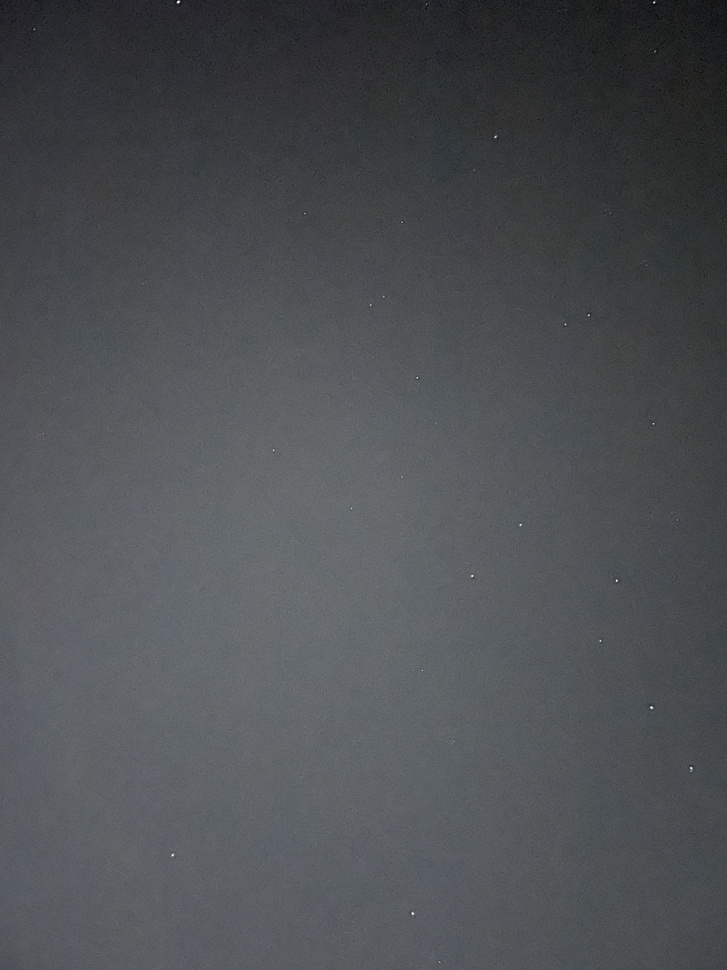
#> input picture Assignments/Assignment 1/stars pics/fr1.jpg, 727 x 970 px, shrunk from 3024 x 4032 before the run
$ python process_star_img.py
#> lines starting #> are read from the running program, lines starting #| are printed output that depends on the picture; after the words box and inside, x2 and y2 are one past the last pixel; in counts of white or black regions, pixels touching at a corner belong together
import cv2
import numpy as np
from matplotlib import pyplot as plt


def detect_stars(image_path,radius_threshold=3):
    # Load image in grayscale
#> called with image_path = 'stars pics/fr1.jpg', radius_threshold = 3
    img = cv2.imread(image_path, cv2.IMREAD_GRAYSCALE)
#> img: shape (970, 727); min 2, max 255, mean 79.4
    if img is None:
        raise FileNotFoundError("Image not found or invalid format")

    # Normalize image to range [0, 1]
    norm_img = img.astype(np.float32) / 255.0

    # Apply a threshold to isolate bright spots (tune value if needed)
    _, thresh = cv2.threshold(norm_img, 0.5, 1.0, cv2.THRESH_BINARY)
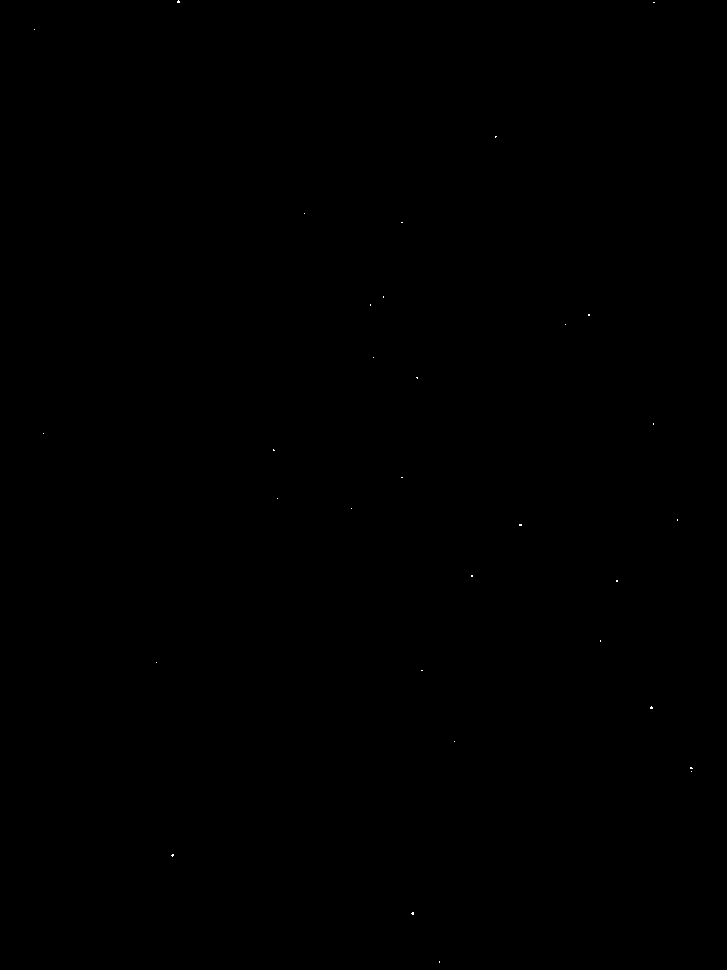
#> thresh: shape (970, 727) float32; values 0 (black) and 1 (white), 0.01% white in thin lines or dots, all inside (x1, y1, x2, y2) = (34, 0, 693, 963)

    # Convert to uint8 for contour detection
    binary = (thresh * 255).astype(np.uint8)

    # Find contours of bright regions (stars)
    contours, _ = cv2.findContours(binary, cv2.RETR_EXTERNAL, cv2.CHAIN_APPROX_SIMPLE)
#> contours = 32 contours, all with area under 20

    star_data = []

    for cnt in contours:
        # Compute the center and radius of the minimum enclosing circle
        (x, y), radius = cv2.minEnclosingCircle(cnt)

        # Ensure minimum size to remove noise
        if radius < radius_threshold:
            continue

        x, y, r = float(x), float(y), float(radius)

        # Create a mask for current contour to measure brightness
        mask = np.zeros_like(norm_img)
        cv2.drawContours(mask, [cnt], -1, 1, -1)  # Fill the contour

        # Mean brightness inside the contour
        brightness = float(np.mean(norm_img[mask == 1]))

        if brightness < 0.5:
            continue

        star_data.append((x, y, r, brightness))
#> this loop made 32 passes
#> (cnt, x, y, radius) on passes 1, 5, 8, 10, 11, 12, 13, 14, 17: ([[439, 961], [439, 962]], 439, 961.5, 0.5), ([[690, 767], [690, 768], [692, 768], [691, 767]], 691, 767.5, 1.12), ([[421, 670], [422, 670]], 421.5, 670, 0.5), ([[600, 640], [600, 641]], 600, 640.5, 0.5), ([[616, 580], [616, 581], [617, 581], [617, 580]], 616.5, 580.5, 0.707), ([[471, 575], [471, 576], [472, 576], [472, 575]], 471.5, 575.5, 0.707), ([[519, 524], [519, 525], [521, 525], [521, 524]], 520, 524.5, 1.12), ([[677, 519], [677, 520]], 677, 519.5, 0.5), ([[401, 477], [402, 477]], 401.5, 477, 0.5)
#> (x, y, radius) on passes 2, 3, 4, 6, 7, 9: (412.2, 913, 1.25), (172.2, 854.8, 1.18), (691, 771, 0.0001), (454, 741, 0.0001), (651, 707.2, 1.25), (156, 662, 0.0001)
#> after the loop, star_data = []

    return star_data

# main
if __name__ == "__main__":
    stars = detect_stars("stars pics/fr1.jpg")
#> stars = []
    x_coords = [s[0] for s in stars]
#> x_coords = []
    y_coords = [s[1] for s in stars]
#> y_coords = []

    print("num of stars:", len(stars) )
#| num of stars: 0
    for s in stars:
        print(f"x={s[0]:.1f}, y={s[1]:.1f}, r={s[2]:.1f}, b={s[3]:.2f}")
#> this loop made 0 passes

    # Plot stars as scatter points
    plt.figure(figsize=(8, 8))
    plt.scatter(x_coords, y_coords, s=10, c='white')
    plt.gca().invert_yaxis()  # Invert Y to match image coordinate system
    plt.gca().set_facecolor('black')
    plt.title("Star Positions (x, y)")
    plt.xlabel("x")
    plt.ylabel("y")
    plt.axis("equal")
    plt.grid(False)
    plt.show()
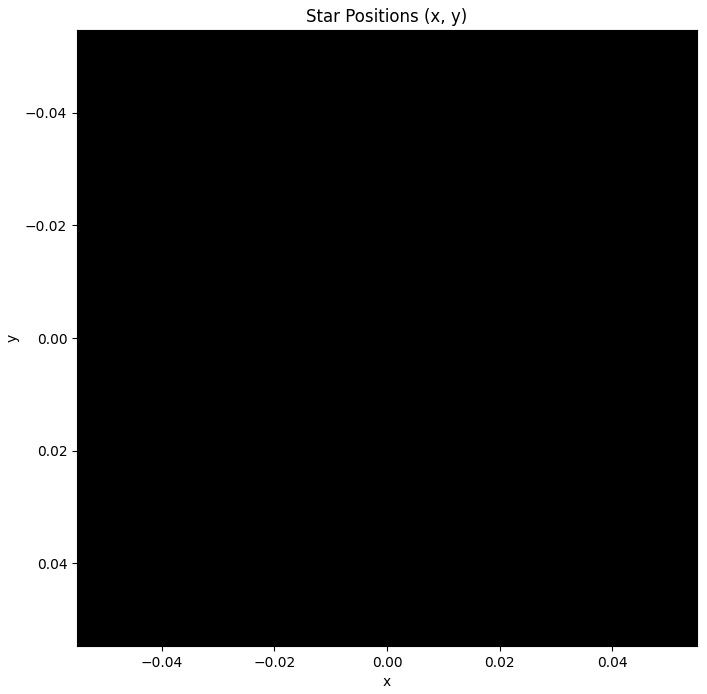
#> figure drawn by matplotlib, 1 panel
